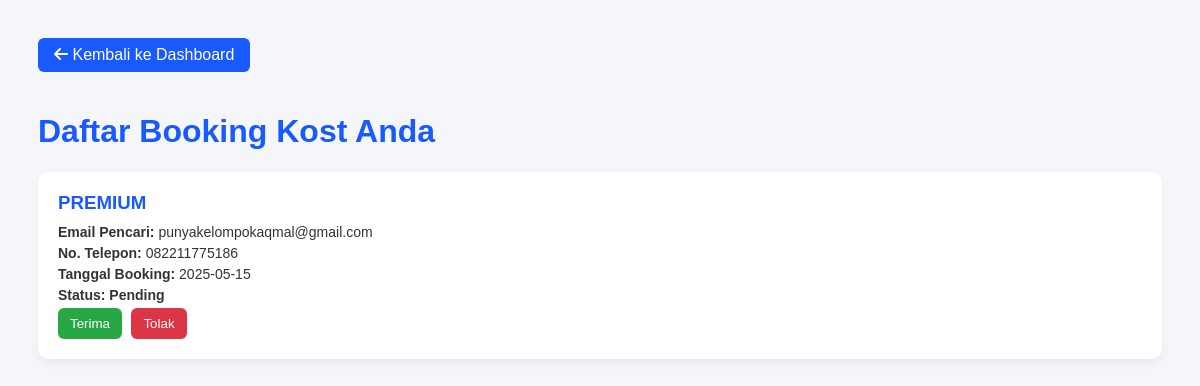
The page /dashboard_booking_pemilik.php (signed in) on the database its author committed.
### tables this page shows
CREATE TABLE `booking` (
  `id` int(11) NOT NULL,
  `id_pencari` int(11) DEFAULT NULL,
  `id_pemilik` int(11) DEFAULT NULL,
  `id_kost` int(11) DEFAULT NULL,
  `nomor_telepon` varchar(20) DEFAULT NULL,
  `tanggal_booking` date DEFAULT NULL,
  `status` enum('pending','diterima','ditolak') DEFAULT 'pending'
);

CREATE TABLE `kost` (
  `id` int(11) NOT NULL,
  `user_id` int(11) NOT NULL,
  `nama_kost` varchar(100) NOT NULL,
  `lokasi` varchar(255) DEFAULT NULL,
  `harga_perbulan` int(11) NOT NULL,
  `fasilitas_kamar` text DEFAULT NULL,
  `fasilitas_kamar_mandi` text DEFAULT NULL,
  `fasilitas_umum` text DEFAULT NULL,
  `foto` varchar(255) DEFAULT NULL,
  `created_at` timestamp NOT NULL DEFAULT current_timestamp(),
  `jumlah_kamar` int(11) NOT NULL DEFAULT 0
);

CREATE TABLE `users` (
  `id` int(11) NOT NULL,
  `email` varchar(100) NOT NULL,
  `password` varchar(255) NOT NULL,
  `role` enum('pemilik','pencari') NOT NULL
);

### dashboard_booking_pemilik.php (the view, shortened to what this page needs)
<?php
include 'koneksi.php';
$user_id = $_SESSION['user_id'];
$query = $conn->prepare("
    SELECT b.*, k.nama_kost, u.email AS email_pencari
    FROM booking b
    JOIN kost k ON b.id_kost = k.id
    JOIN users u ON b.id_pencari = u.id
    WHERE b.id_pemilik = ?
    ORDER BY b.tanggal_booking DESC
");
$query->bind_param("i", $user_id);
$query->execute();
$result = $query->get_result();
?><!DOCTYPE html><html lang="id">
<head>
  <link rel="stylesheet" href="https://cdnjs.cloudflare.com/ajax/libs/font-awesome/6.5.0/css/all.min.css">
</head>
<body><a href="dashboard_pemilik.php" class="back-btn"><i class="fas fa-arrow-left"></i> Kembali ke Dashboard</a>
<h1>Daftar Booking Kost Anda</h1><?php if ($result->num_rows > 0): ?>  <?php while ($row = $result->fetch_assoc()): ?><div class="booking-card">
  <h3><?= htmlspecialchars($row['nama_kost']); ?></h3>
  <p><strong>Email Pencari:</strong> <?= htmlspecialchars($row['email_pencari']); ?></p>
  <p><strong>No. Telepon:</strong> <?= htmlspecialchars($row['nomor_telepon']); ?></p>
  <p><strong>Tanggal Booking:</strong> <?= htmlspecialchars($row['tanggal_booking']); ?></p>
  <p class="status">Status: <?= ucfirst($row['status']); ?></p>
  <?php if ($row['status'] === 'pending'): ?>
    <form method="POST">
      <button type="submit" name="status" value="diterima" class="accept">Terima</button>
      <button type="submit" name="status" value="ditolak" class="reject">Tolak</button>
    </form>
  <?php endif; ?>
</div>
  <?php endwhile; ?><?php else: ?>  <p>Belum ada booking masuk untuk kost Anda.</p>
<?php endif; ?></body>
</html>

### dashboard_booking_pemilik.php (style rules this page uses)
body { font-family: 'Poppins', sans-serif; background-color: #f4f6f9; padding: 30px; }
h1 { color: #195afe; }
.booking-card { background: white; border-radius: 10px; padding: 20px; margin-bottom: 20px; box-shadow: 0 4px 10px rgba(0,0,0,0.05); }
.booking-card h3 { margin: 0 0 10px 0; color: #195afe; }
.booking-card p { margin: 5px 0; font-size: 14px; color: #333; }
.booking-card form { margin-top: 10px; display: inline; }
.booking-card button { padding: 8px 12px; margin-right: 5px; border: none; border-radius: 6px; cursor: pointer; }
.accept { background-color: #28a745; color: white; }
.reject { background-color: #dc3545; color: white; }
.status { margin-top: 10px; font-weight: bold; }
.back-btn { display: inline-block; margin-bottom: 20px; padding: 8px 16px; background-color: #195afe; color: white; text-decoration: none; border-radius: 6px; }

### rows shown on the page
booking: id_kost.nama_kost "PREMIUM", users.email "punyakelompokaqmal@gmail.com", nomor_telepon "082211775186", tanggal_booking "2025-05-15", status "Pending"
